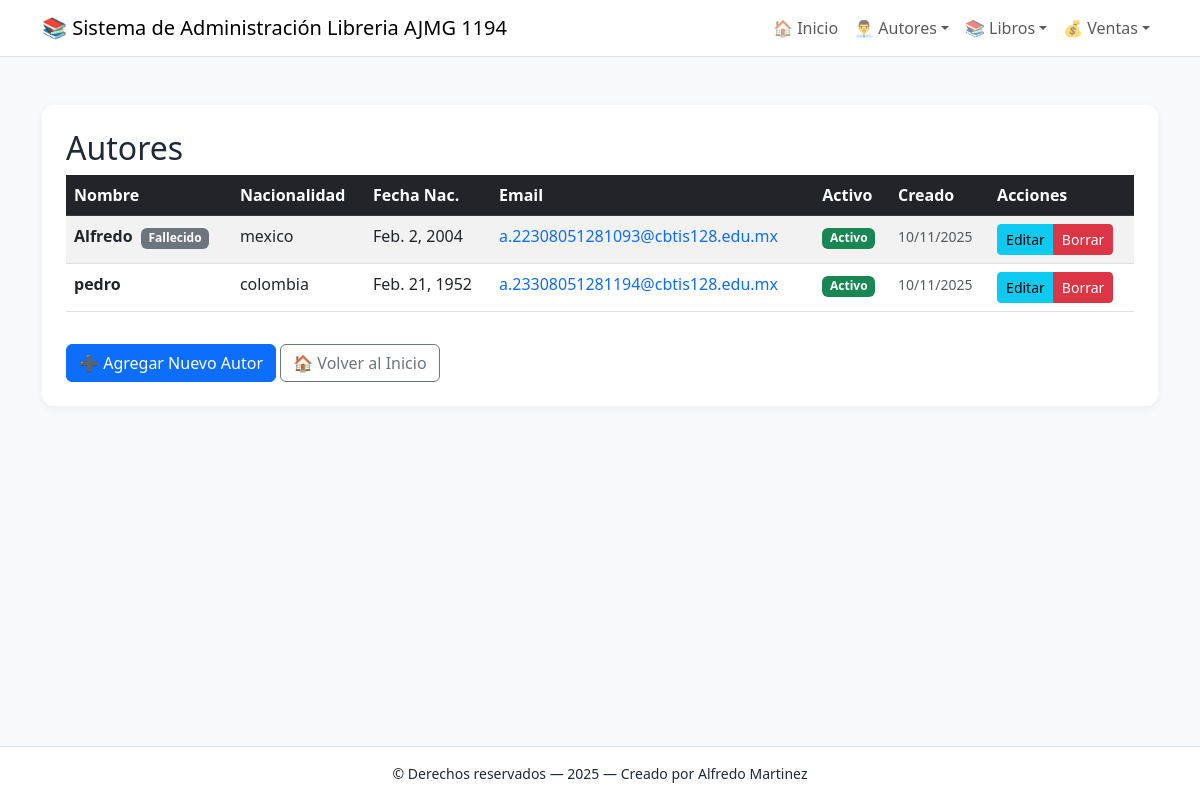
The page /autores/ on the database its author committed.
### app_Libreria/models.py (models this page shows, shortened)
class Autor(models.Model):
    nombre = models.CharField(max_length=100, verbose_name="Nombre completo")
    nacionalidad = models.CharField(max_length=50, verbose_name="Nacionalidad")
    fecha_nacimiento = models.DateField(verbose_name="Fecha de nacimiento")
    fecha_fallecimiento = models.DateField(null=True, blank=True, verbose_name="Fecha de fallecimiento")
    biografia = models.TextField(verbose_name="Biografía", help_text="Breve biografía del autor")
    email = models.EmailField(verbose_name="Email de contacto", blank=True)
    activo = models.BooleanField(default=True, verbose_name="Autor activo")
    created_at = models.DateTimeField(default=timezone.now, verbose_name="Fecha de creación")
    updated_at = models.DateTimeField(auto_now=True, verbose_name="Fecha de actualización")
    class Meta:
        verbose_name = "Autor"
        verbose_name_plural = "Autores"
        ordering = ['nombre']

### app_Libreria/views.py (the view)
# urls.py: path('autores/', views.ver_autores, name='ver_autores'),
def ver_autores(request):
    autores = Autor.objects.all()
    return render(request, 'autor/ver_autores.html', {'autores': autores})

### app_Libreria/templates/autor/ver_autores.html
{% extends 'base.html' %}
{% block content %}
<div class="soft-card p-4">
    <h2>Autores</h2>
    <div class="table-responsive">
        <table class="table table-striped table-hover">
            <thead class="table-dark">
                <tr>
                    <th>Nombre</th>
                    <th>Nacionalidad</th>
                    <th>Fecha Nac.</th>
                    <th>Email</th>
                    <th>Activo</th>
                    <th>Creado</th>
                    <th>Acciones</th>
                </tr>
            </thead>
            <tbody>
                {% for autor in autores %}
                <tr>
                    <td>
                        <strong>{{ autor.nombre }}</strong>
                        {% if autor.fecha_fallecimiento %}
                            <span class="badge bg-secondary ms-1">Fallecido</span>
                        {% endif %}
                    </td>
                    <td>{{ autor.nacionalidad }}</td>
                    <td>{{ autor.fecha_nacimiento }}</td>
                    <td>
                        {% if autor.email %}
                            <a href="mailto:{{ autor.email }}" class="text-decoration-none">
                                {{ autor.email }}
                            </a>
                        {% else %}
                            <span class="text-muted">No tiene</span>
                        {% endif %}
                    </td>
                    <td>
                        <span class="badge {% if autor.activo %}bg-success{% else %}bg-danger{% endif %}">
                            {{ autor.activo|yesno:"Activo,Inactivo" }}
                        </span>
                    </td>
                    <td>
                        <small class="text-muted">
                            {{ autor.created_at|date:"d/m/Y" }}
                        </small>
                    </td>
                    <td>
                        <div class="btn-group btn-group-sm">
                            <a class="btn btn-info" href="{% url 'actualizar_autor' autor.id %}">Editar</a>
                            <a class="btn btn-danger" href="{% url 'borrar_autor' autor.id %}">Borrar</a>
                        </div>
                    </td>
                </tr>
                {% empty %}
                <tr>
                    <td colspan="7" class="text-center text-muted py-4">
                        No hay autores registrados
                    </td>
                </tr>
                {% endfor %}
            </tbody>
        </table>
    </div>
    <div class="mt-3">
        <a href="{% url 'agregar_autor' %}" class="btn btn-primary">
            ➕ Agregar Nuevo Autor
        </a>
        <a href="{% url 'inicio_libreria' %}" class="btn btn-outline-secondary">
            🏠 Volver al Inicio
        </a>
    </div>
</div>
{% endblock %}

### app_Libreria/templates/base.html (shortened to what this page needs)
<!doctype html>
<html lang="es">
  <head>
    <link href="https://cdn.jsdelivr.net/npm/bootstrap@5.3.0/dist/css/bootstrap.min.css" rel="stylesheet">
  </head>
  <body>
    {% include 'navbar.html' %}
    <main class="container my-5">
      {% block content %}{% endblock %}
    </main>
    {% include 'footer.html' %}
  </body>
</html>

### app_Libreria/templates/navbar.html (shortened to what this page needs)
<nav class="navbar navbar-expand-lg navbar-light bg-white border-bottom">
  <div class="container">
    <a class="navbar-brand" href="{% url 'inicio_libreria' %}">📚 Sistema de Administración Libreria AJMG 1194</a>
    <div class="collapse navbar-collapse" id="navMenu">
      <ul class="navbar-nav ms-auto">
        <li class="nav-item">
          <a class="nav-link" href="{% url 'inicio_libreria' %}">🏠 Inicio</a>
        </li>
        <li class="nav-item dropdown">
          <a class="nav-link dropdown-toggle" href="#" role="button" data-bs-toggle="dropdown">👨‍💼 Autores</a>
        </li>
        <li class="nav-item dropdown">
          <a class="nav-link dropdown-toggle" href="#" role="button" data-bs-toggle="dropdown">📚 Libros</a>
        </li>
        <li class="nav-item dropdown">
          <a class="nav-link dropdown-toggle" href="#" role="button" data-bs-toggle="dropdown">💰 Ventas</a>
        </li>
      </ul>
    </div>
  </div>
</nav>

### app_Libreria/templates/footer.html
<footer class="bg-white border-top py-3">
  <div class="container text-center small">
    © Derechos reservados — {% now "Y" %} — Creado por Alfredo Martinez
  </div>
</footer>

### app_Libreria/templates/base.html (style rules this page uses)
body { background-color: #f7f9fb; color: #1f2937; }
.soft-card { background-color: #ffffff; border-radius: 12px; box-shadow: 0 2px 8px rgba(31,41,55,0.05); }
footer { position: fixed; bottom: 0; width: 100%; }

### rows shown on the page
Autor: nombre "Alfredo", fecha_fallecimiento "Fallecido", nacionalidad "mexico", fecha_nacimiento "Feb. 2, 2004", email "a.22308051281093@cbtis128.edu.mx", activo "Activo", created_at "10/11/2025"
Autor: nombre "pedro", nacionalidad "colombia", fecha_nacimiento "Feb. 21, 1952", email "a.23308051281194@cbtis128.edu.mx", activo "Activo", created_at "10/11/2025"
